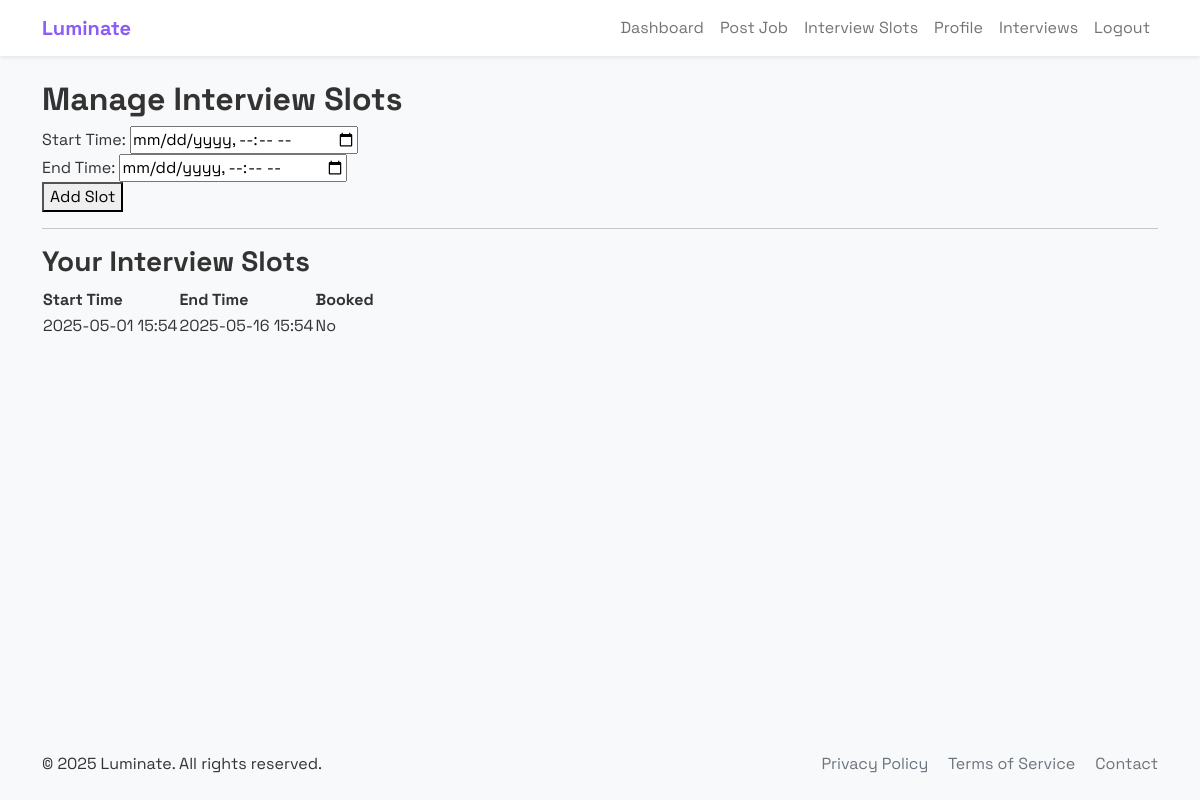
Page /manage_slots (signed in) on the committed database.
### application.py (models this page shows)
class InterviewSlot(db.Model):
    id = db.Column(db.Integer, primary_key=True)
    employer_id = db.Column(db.Integer, db.ForeignKey('user.id'), nullable=False)
    start_time = db.Column(db.DateTime, nullable=False)
    end_time = db.Column(db.DateTime, nullable=False)
    is_booked = db.Column(db.Boolean, default=False)

### application.py (the view, shortened to what this page needs)
@app.route('/manage_slots', methods=['GET', 'POST'])
def manage_slots():
    if 'user_id' not in session or not session.get('is_employer'):
        flash('Please login as employer', 'danger')
        return redirect(url_for('login'))
    employer_id = session['user_id']
    slots = InterviewSlot.query.filter_by(employer_id=employer_id).all()
    return render_template('interview_slots.html', slots=slots)

### templates/interview_slots.html
{% extends 'base.html' %}
{% block content %}
<h2>Manage Interview Slots</h2>
<form method="POST">
    <div>
        <label for="start_time">Start Time:</label>
        <input type="datetime-local" id="start_time" name="start_time" required>
    </div>
    <div>
        <label for="end_time">End Time:</label>
        <input type="datetime-local" id="end_time" name="end_time" required>
    </div>
    <button type="submit">Add Slot</button>
</form>
<hr>
<h3>Your Interview Slots</h3>
<table>
    <thead>
        <tr>
            <th>Start Time</th>
            <th>End Time</th>
            <th>Booked</th>
        </tr>
    </thead>
    <tbody>
        {% for slot in slots %}
        <tr>
            <td>{{ slot.start_time.strftime('%Y-%m-%d %H:%M') }}</td>
            <td>{{ slot.end_time.strftime('%Y-%m-%d %H:%M') }}</td>
            <td>{{ 'Yes' if slot.is_booked else 'No' }}</td>
        </tr>
        {% endfor %}
    </tbody>
</table>
{% endblock %}

### static/css/styles.css (style rules this page uses)
:root { --primary-color: #8B5CF6; --primary-hover: #7C3AED; --secondary-color: #64b5f6; --background-color: #f8f9fa; --card-bg: #ffffff; --text-color: #333333; --border-color: #e0e0e0; --shadow: 0 4px 15px rgba(0, 0, 0, 0.08); --shadow-hover: 0 6px 20px rgba(0, 0, 0, 0.1); --border-radius: 12px; --transition: all 0.3s ease; }
body { font-family: 'Space Grotesk', sans-serif; background-color: var(--background-color); color: var(--text-color); margin: 0; padding: 0; display: flex; flex-direction: column; min-height: 100vh; }
h1, h2, h3, h4, h5, h6 { font-weight: 700; }
button, .btn { font-family: 'Space Grotesk', sans-serif; }

### rows in the picture
InterviewSlot: start_time "2025-05-01 15:54", end_time "2025-05-16 15:54", is_booked "No"
